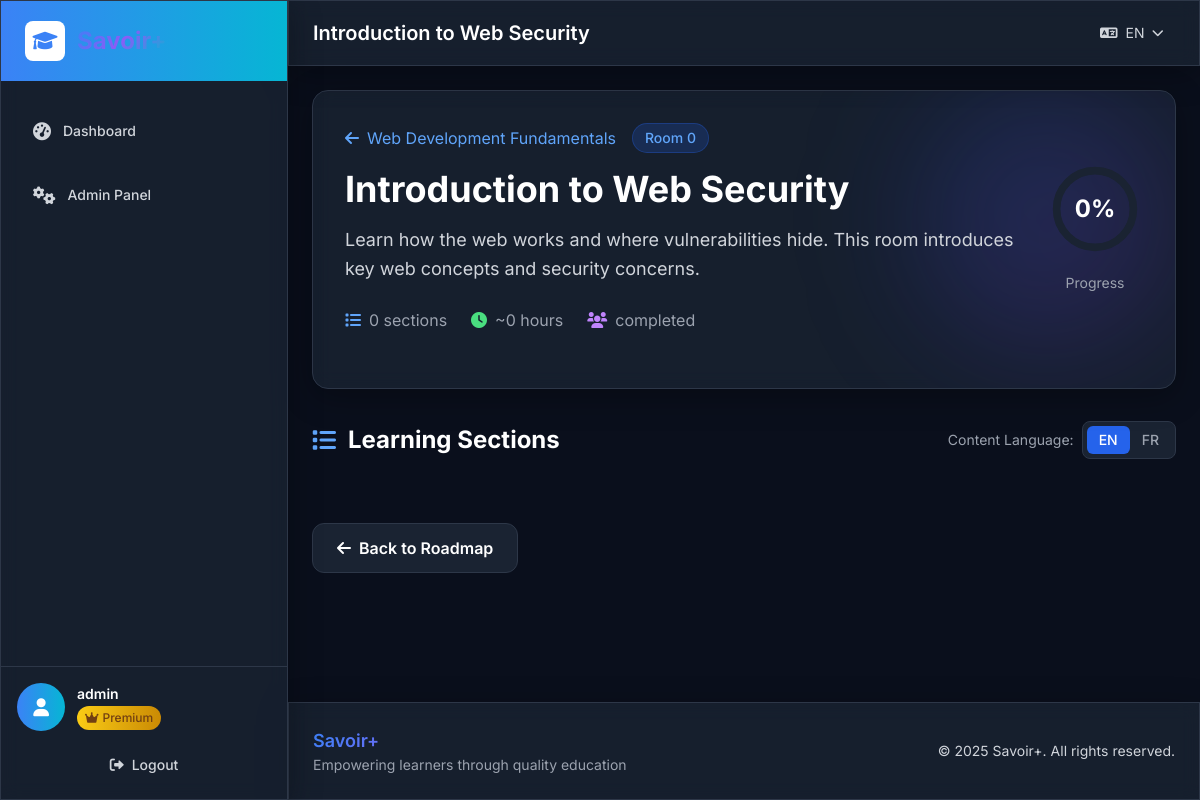
Before: /room/4/ (signed in) with the older database file.
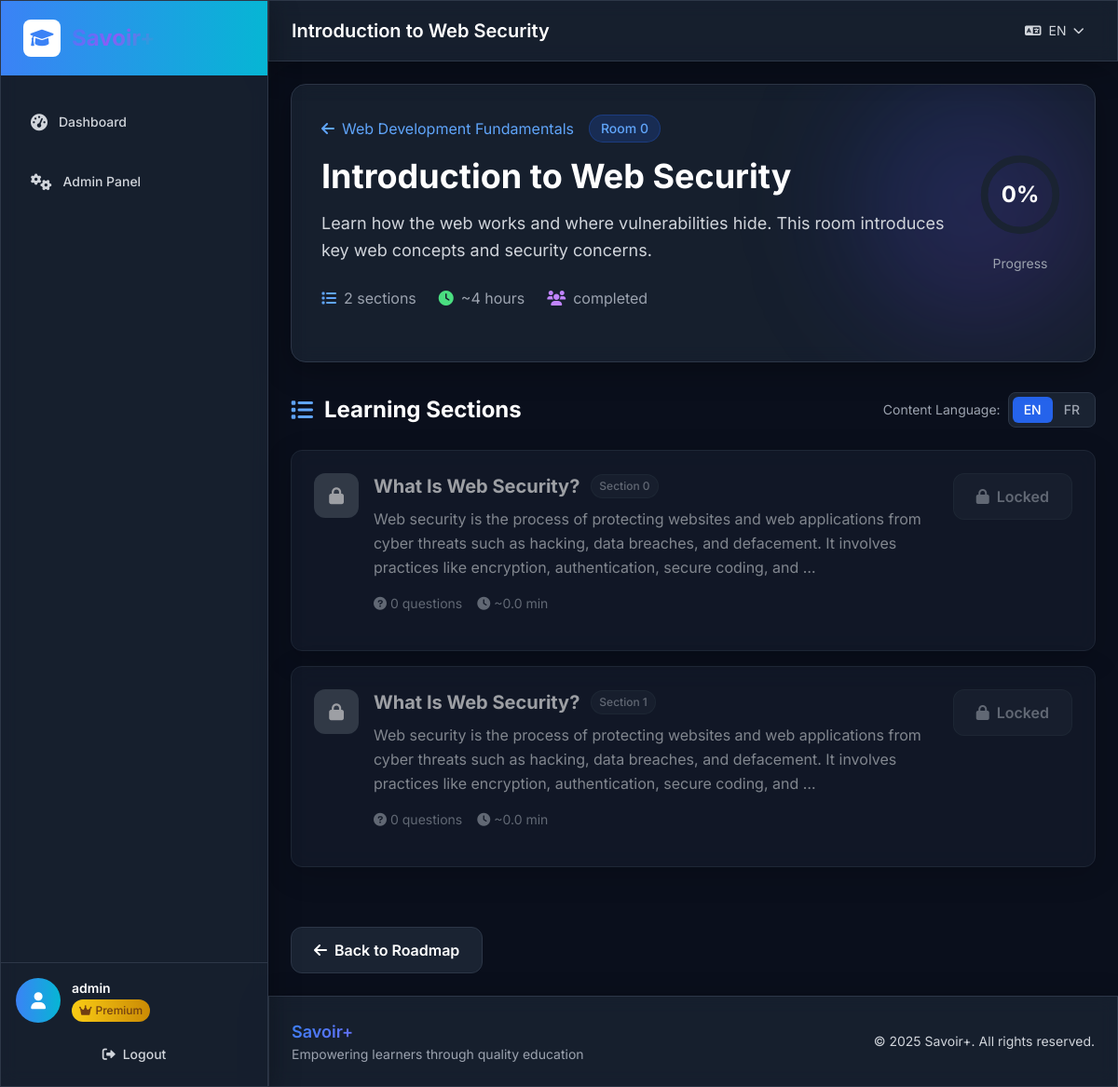
After: the same page with the newer database file.
### lms/models.py (models this page shows, shortened)
class Room(models.Model):
    title = models.CharField(max_length=200, verbose_name=_('Title'))
    title_fr = models.CharField(max_length=200, blank=True, verbose_name=_('Title (French)'))
    description = models.TextField(verbose_name=_('Description'))
    description_fr = models.TextField(blank=True, verbose_name=_('Description (French)'))
    roadmap = models.ForeignKey(Roadmap, on_delete=models.CASCADE, related_name='rooms', verbose_name=_('Roadmap'))
    prerequisite_room = models.ForeignKey('self', on_delete=models.SET_NULL, blank=True, null=True, verbose_name=_('Prerequisite Room'))
    order = models.PositiveIntegerField(default=0, verbose_name=_('Order'))
    is_active = models.BooleanField(default=True, verbose_name=_('Is Active'))
    created_at = models.DateTimeField(auto_now_add=True)
    class Meta:
        verbose_name = _('Room')
        verbose_name_plural = _('Rooms')
        ordering = ['roadmap', 'order']
    def is_accessible_by_user(self, user):
        if not self.prerequisite_room:
            return True
        return RoomCompletion.objects.filter(
            user=user,
            room=self.prerequisite_room,
            is_completed=True
        ).exists()

class Roadmap(models.Model):
    title = models.CharField(max_length=200, verbose_name=_('Title'))
    title_fr = models.CharField(max_length=200, blank=True, verbose_name=_('Title (French)'))
    description = models.TextField(verbose_name=_('Description'))
    description_fr = models.TextField(blank=True, verbose_name=_('Description (French)'))
    is_active = models.BooleanField(default=True, verbose_name=_('Is Active'))
    created_at = models.DateTimeField(auto_now_add=True)
    class Meta:
        verbose_name = _('Roadmap')
        verbose_name_plural = _('Roadmaps')

class Section(models.Model):
    room = models.ForeignKey(Room, on_delete=models.CASCADE, related_name='sections', verbose_name=_('Room'))
    title = models.CharField(max_length=200, verbose_name=_('Title'))
    title_fr = models.CharField(max_length=200, blank=True, verbose_name=_('Title (French)'))
    content = models.TextField(verbose_name=_('Content'))
    content_fr = models.TextField(blank=True, verbose_name=_('Content (French)'))
    video_url = models.URLField(blank=True, verbose_name=_('Video URL'))
    order = models.PositiveIntegerField(default=0, verbose_name=_('Order'))
    is_active = models.BooleanField(default=True, verbose_name=_('Is Active'))
    created_at = models.DateTimeField(auto_now_add=True)
    class Meta:
        verbose_name = _('Section')
        verbose_name_plural = _('Sections')
        ordering = ['room', 'order']
    def is_accessible_by_user(self, user):
        if not self.room.is_accessible_by_user(user):
            return False
        if self.order == 0:
            return True
        previous_sections = Section.objects.filter(
            room=self.room,
            is_active=True,
            order__lt=self.order
        )
        completed_previous = SectionCompletion.objects.filter(
            user=user,
            section__in=previous_sections,
            is_completed=True
        ).count()
        return completed_previous == previous_sections.count()

### lms/views.py (the view)
# urls.py: path('room/<int:room_id>/', views.room_detail, name='room_detail'),
@login_required
def room_detail(request, room_id):
    room = get_object_or_404(Room, id=room_id, is_active=True)
    if not room.is_accessible_by_user(request.user):
        messages.error(request, _('You need to complete the prerequisite room first.'))
        return redirect('dashboard')
    sections = room.sections.filter(is_active=True).order_by('order')
    section_completions = SectionCompletion.objects.filter(
        user=request.user, section__in=sections
    )
    completed_section_ids = {sc.section_id for sc in section_completions if sc.is_completed}
    sections_data = []
    for section in sections:
        is_accessible = section.is_accessible_by_user(request.user)
        is_completed = section.id in completed_section_ids
        sections_data.append({
            'section': section,
            'is_accessible': is_accessible,
            'is_completed': is_completed,
        })
    all_sections_completed = len(completed_section_ids) == sections.count()
    final_questions = room.final_questions.filter(is_active=True).order_by('order')
    room_completion = RoomCompletion.objects.filter(user=request.user, room=room).first()
    context = {
        'room': room,
        'sections': sections,
        'sections_data': sections_data,
        'completed_section_ids': completed_section_ids,
        'all_sections_completed': all_sections_completed,
        'final_questions': final_questions,
        'room_completion': room_completion,
        'user': request.user,
    }
    return render(request, 'lms/room_detail.html', context)

### lms/models.py (called while the page is built)
    def save(self, *args, **kwargs):
        if not self.trial_start_date:
            from django.utils import timezone
            self.trial_start_date = timezone.now()
        if not self.trial_end_date and self.trial_start_date:
            self.trial_end_date = self.trial_start_date + timedelta(days=15)
        super().save(*args, **kwargs)

### lms/templatetags/lms_tags.py (called while the page is built)
@register.filter
def mul(value, arg):
    try:
        return float(value) * float(arg)
    except (ValueError, TypeError):
        return 0

@register.filter
def div(value, arg):
    try:
        return float(value) / float(arg)
    except (ValueError, TypeError, ZeroDivisionError):
        return 0

@register.filter
def sub(value, arg):
    try:
        return float(value) - float(arg)
    except (ValueError, TypeError):
        return 0

@register.filter
def abs_filter(value):
    try:
        return abs(float(value))
    except (ValueError, TypeError):
        return 0

@register.simple_tag
def get_room_progress(user, room):
    return room_progress_percentage(room, user)

### templates/lms/room_detail.html (shortened to what the changed rows need)
{% extends 'base.html' %}
{% load i18n %}
{% load lms_tags %}
{% block page_title %}{{ room.title }}{% endblock %}
{% block content %}
<div class="max-w-6xl mx-auto space-y-8">
    <div class="glass rounded-2xl p-8 border border-dark-border relative overflow-hidden">
        <div class="relative z-10">
            <div class="flex flex-col lg:flex-row items-start lg:items-center justify-between mb-6">
                <div class="flex-1 mb-6 lg:mb-0">
                    <div class="flex items-center mb-4">
                        <a href="{% url 'roadmap_detail' room.roadmap.id %}" class="inline-flex items-center text-blue-400 hover:text-blue-300 transition-colors mr-4">
                            <i class="fas fa-arrow-left mr-2"></i>{{ room.roadmap.title }}
                        </a>
                        <span class="px-3 py-1 bg-blue-600/20 text-blue-400 text-sm font-medium rounded-full border border-blue-600/30">
                            Room {{ room.order }}
                        </span>
                    </div>
                    <h1 class="text-3xl md:text-4xl font-bold text-white mb-4">{{ room.title }}</h1>
                    <p class="text-gray-300 text-lg leading-relaxed mb-6">{{ room.description }}</p>
                    <div class="flex flex-wrap items-center gap-6">
                        <div class="flex items-center text-gray-400">
                            <i class="fas fa-list mr-2 text-blue-400"></i>
                            <span>{{ room.sections.count }} {% trans "sections" %}</span>
                        </div>
                        <div class="flex items-center text-gray-400">
                            <i class="fas fa-clock mr-2 text-green-400"></i>
                            <span>~{{ room.sections.count|add:room.sections.count }} {% trans "hours" %}</span>
                        </div>
                        <div class="flex items-center text-gray-400">
                        </div>
                    </div>
                </div>
                    {% get_room_progress user room as room_progress %}
            </div>
        </div>
    </div>
    <div class="space-y-6">
        <div class="flex items-center justify-between">
            <h2 class="text-2xl font-bold text-white flex items-center">
                <i class="fas fa-list mr-3 text-blue-400"></i>{% trans "Learning Sections" %}
            </h2>
        </div>
        <div class="space-y-4">
            {% for section in room.sections.all %}
            <div class="group">
                {% is_section_completed user section as section_completed %}
                {% user_section_status user section as section_status %}
                <div class="glass rounded-xl border border-dark-border transition-all duration-300
                    {% if section_completed %}
                        hover:border-green-500/50 bg-green-600/5
                    {% elif section_status == 'available' %}
                        hover:border-blue-500/50 cursor-pointer
                    {% else %}
                        opacity-60
                    {% endif %}">
                    <div class="p-6">
                        <div class="flex items-start justify-between">
                            <div class="flex items-start flex-1">
                                <div class="w-12 h-12 rounded-xl flex items-center justify-center mr-4 flex-shrink-0
                                    {% if section_completed %}
                                        bg-gradient-to-r from-green-600 to-teal-600
                                    {% elif section_status == 'available' %}
                                        bg-gradient-to-r from-blue-600 to-cyan-600
                                    {% else %}
                                        bg-gray-600
                                    {% endif %}">
                                    {% if section_completed %}
                                        <i class="fas fa-check text-white text-lg"></i>
                                    {% elif section_status == 'available' %}
                                        <i class="fas fa-play text-white text-lg"></i>
                                    {% else %}
                                        <i class="fas fa-lock text-white text-lg"></i>
                                    {% endif %}
                                </div>
                                <div class="flex-1">
                                    <div class="flex items-center gap-3 mb-2">
                                        <h3 class="text-xl font-bold text-white group-hover:text-blue-400 transition-colors"
                                            id="section-title-{{ section.id }}">
                                            {{ section.title }}
                                        </h3>
                                        <span class="px-2 py-1 text-xs font-medium rounded-full border
                                            {% if section_completed %}
                                                bg-green-600/20 text-green-400 border-green-600/30
                                            {% elif section_status == 'available' %}
                                                bg-blue-600/20 text-blue-400 border-blue-600/30
                                            {% else %}
                                                bg-gray-600/20 text-gray-400 border-gray-600/30
                                            {% endif %}">
                                            Section {{ section.order }}
                                        </span>
                                    </div>
                                    <div class="content-preview mb-4">
                                        <div class="lang-content lang-en">
                                            <p class="text-gray-300 leading-relaxed">
                                                {{ section.content|truncatewords:30|safe }}
                                            </p>
                                        </div>
                                    </div>
                                    <div class="flex items-center gap-4 text-sm text-gray-400 mb-4">
                                        <span><i class="fas fa-question-circle mr-1"></i>{{ section.questions.count }} {% trans "questions" %}</span>
                                        <span><i class="fas fa-clock mr-1"></i>~{{ section.questions.count|add:section.questions.count|div:2 }} {% trans "min" %}</span>
                                    </div>
                                </div>
                            </div>
                            <div class="ml-4">
                                {% if section_status == 'available' %}
                                <a href="{% url 'section_detail' section.id %}" class="btn-enhanced inline-flex items-center px-6 py-3 bg-gradient-to-r from-blue-600 to-cyan-600 hover:from-blue-700 hover:to-cyan-700 text-white font-semibold rounded-xl transition-all duration-300 transform hover:scale-105">
                                    {% if section_completed %}
                                        <i class="fas fa-eye mr-2"></i>{% trans "Review" %}
                                    {% else %}
                                        <i class="fas fa-play mr-2"></i>{% trans "Start" %}
                                    {% endif %}
                                </a>
                                {% else %}
                                <div class="inline-flex items-center px-6 py-3 bg-gray-600/20 border border-gray-600/30 text-gray-400 font-semibold rounded-xl cursor-not-allowed">
                                    <i class="fas fa-lock mr-2"></i>{% trans "Locked" %}
                                </div>
                                {% endif %}
                            </div>
                        </div>
                    </div>
                </div>
            </div>
            {% endfor %}
        </div>
    </div>
    {% get_room_completion user room as room_completion %}
</div>
{% endblock %}

Changed rows visible on the page:
computed for Room "Introduction to Web Security": sections.count "0" → "2"; sections.count|add "0" → "4"
added Section: title "What Is Web Security?", order "0", content "Web security is the process of protecting websites and web applications from cyber threats such as hacking, data breaches, and defacement. It involves practices like encryption, authentication, secure coding, and …", questions.count "0", questions.count|add "0.0"
added Section: title "What Is Web Security?", order "1", content "Web security is the process of protecting websites and web applications from cyber threats such as hacking, data breaches, and defacement. It involves practices like encryption, authentication, secure coding, and …", questions.count "0", questions.count|add "0.0"
